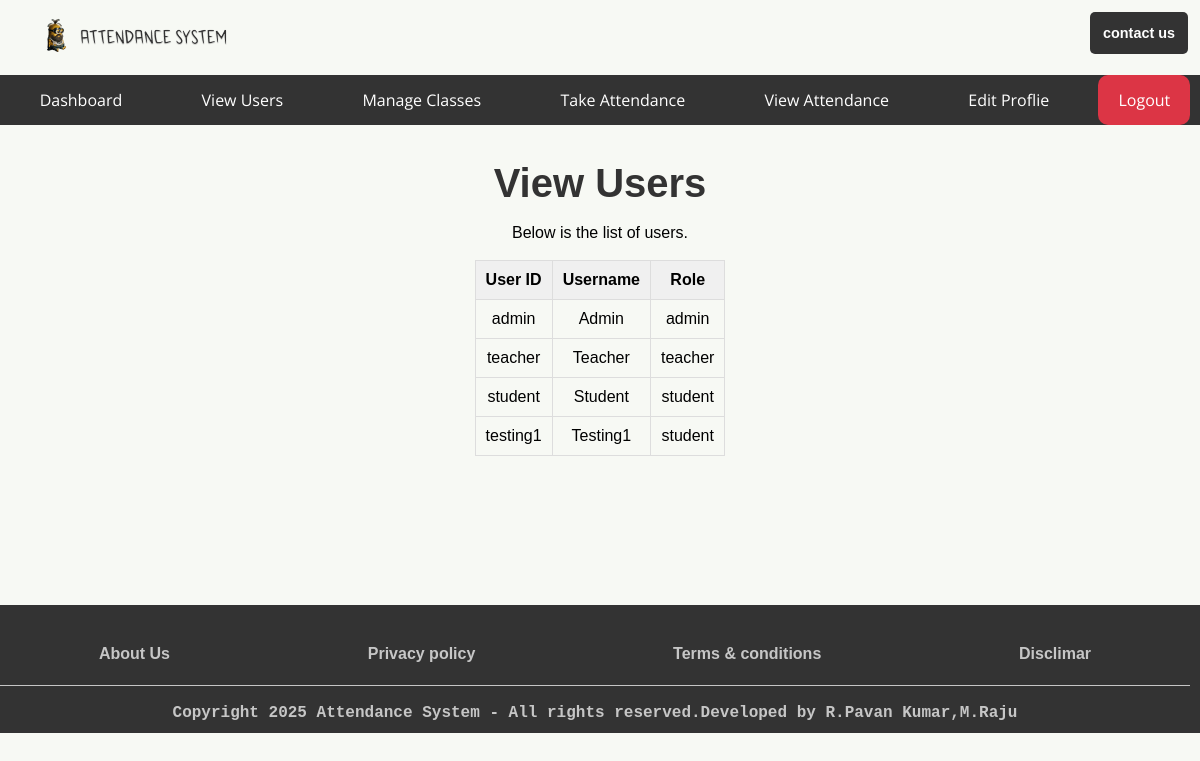
Before: /teacher/view_users (signed in) with the older database file.
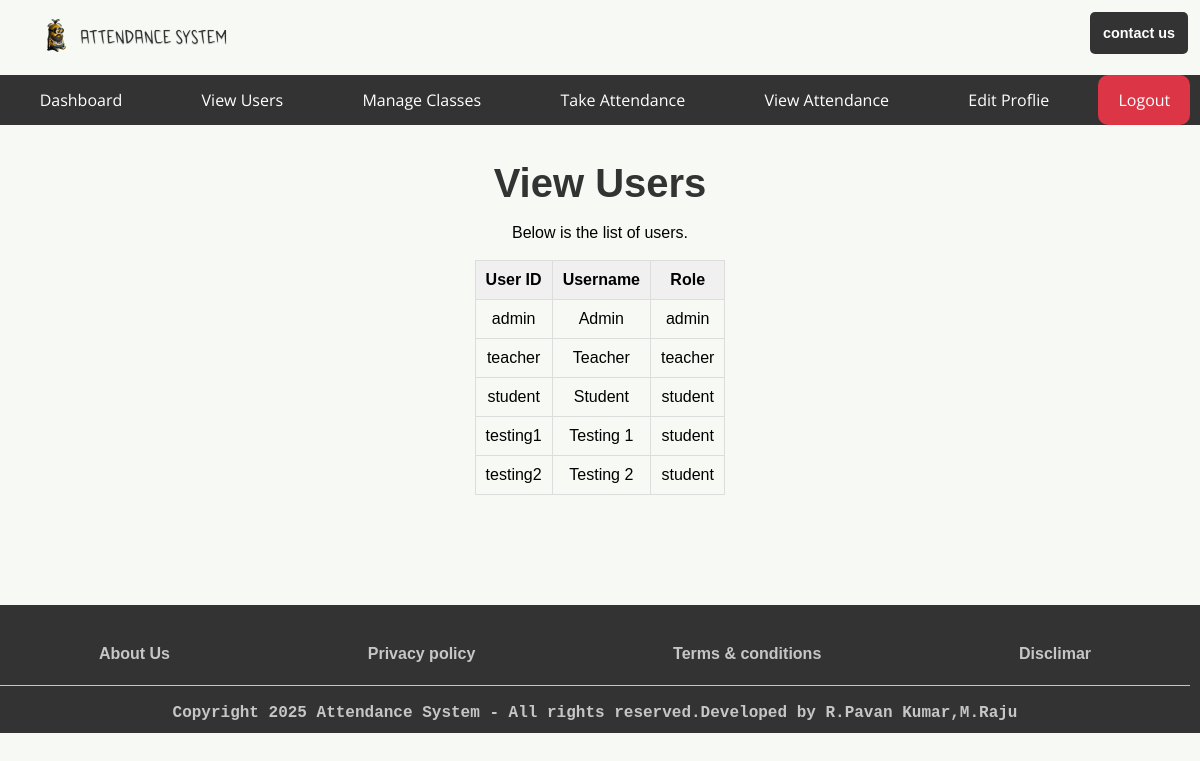
After: the same page with the newer database file.
### app.py (models this page shows, shortened)
class User(db.Model):
    userid = db.Column(db.String(10), primary_key=True, unique=True, nullable=False)
    username = db.Column(db.String(150), nullable=False)
    password_hash = db.Column(db.String(150), nullable=False)
    role = db.Column(db.String(50), nullable=False)

### app.py (the view)
@app.route('/teacher/view_users', methods=['GET', 'POST'])
@role_required('teacher')
def view_users():
    users = User.query.all()  # Get all users from the database
    return render_template('auth/dashboards/teacher/view_users.html', users=users)

### app.py (called while the page is built)
def role_required(roles):
    if not isinstance(roles, list):
        roles = [roles]  # Ensure roles is a list
    def decorator(func):
        @wraps(func)
        def wrapper(*args, **kwargs):
            if 'username' not in session:
                return redirect(url_for('login'))
            user = User.query.filter_by(username=session['username']).first()
            if user.role not in roles:  # Check if the user's role is in the allowed roles list
                return redirect(url_for('index'))  # Redirect to the home page if unauthorized
            return func(*args, **kwargs)
        return wrapper
    return decorator

### templates/auth/dashboards/teacher/view_users.html (shortened to what this page needs)
{% extends 'base/base_teacher.html' %}
{% block body %}
<main>
    <h1>View Users</h1><br/>
    <p>Below is the list of users.</p><br/>
    <div style="overflow-x: auto; max-width: 100%;">
    <table>
        <thead>
            <tr>
                <th>User ID</th>
                <th>Username</th>
                <th>Role</th>
            </tr>
        </thead>
        <tbody>
            {% if users %}
                {% for user in users %}
                    <tr>
                        <td>{{ user.userid }}</td>
                        <td>{{ user.username }}</td>
                        <td>{{ user.role }}</td>
                    </tr>
                {% endfor %}
            {% else %}
                <tr><td colspan="4">No users found.</td></tr>
            {% endif %}
        </tbody>
    </table>
</div>
</main>
{% endblock body %}

Changed rows visible on the page:
changed User "testing1": username "Testing1" → "Testing 1"
added User: userid "testing2", username "Testing 2", role "student"
